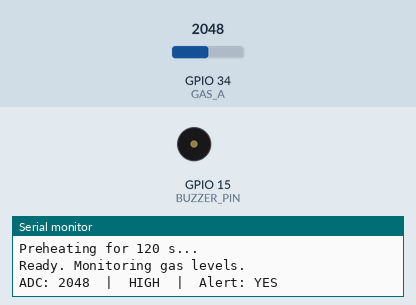
This sketch was run on a simulated ESP32. On the bench: buzzer (waves = sounding, pin HIGH), the last lines printed to the serial monitor. The inputs (shaded band) are chosen by the test bench; at power-on: GPIO 34 (GAS_A) = 2048.

Above: at 121.6 s.
At 124.9 s:
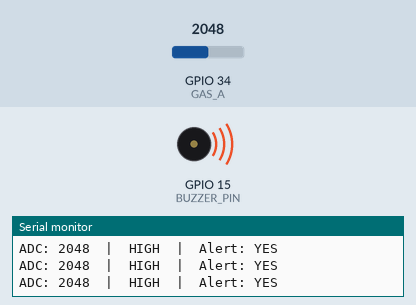
Timing chart, 0 to 125.2 s (numbered marks = the images above):
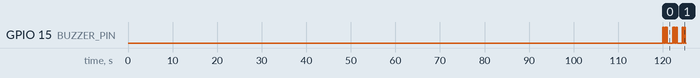

Measured:
- by itself, GPIO 15 (BUZZER_PIN): repeats every 2.2 s: 2 × (LOW 0.20 s, HIGH 0.20 s), LOW 1.2 s, HIGH 0.20 s
- by itself, everything shown: repeats every 2.2 s, in 6 steps

The sketch:

Gas_Sensor.ino
```cpp
/**
 * S7 — MQ Gas Sensor (MQ-2 / MQ-135)
 * =====================================
 * Board : AI Thinker ESP32-CAM
 *
 * Wiring:
 *   Sensor VCC → 5V   Sensor GND → GND
 *   Sensor A0  → GPIO 34   Sensor D0 → GPIO 13
 *
 * IMPORTANT: Allow 24–48 h preheat on FIRST use.
 *   Normal power-on preheat: ~2 minutes (PREHEAT_MS below).
 *   Adjust ALERT_THRESHOLD after measuring clean-air baseline.
 */
#define GAS_A          34
#define GAS_D          13
#define BUZZER_PIN     15
#define ALERT_THRESHOLD 1500
#define PREHEAT_MS     120000UL

void setup() {
  Serial.begin(115200);
  pinMode(GAS_D, INPUT);
  pinMode(BUZZER_PIN, OUTPUT);
  Serial.println("=== Gas Sensor ===");
  Serial.printf("Preheating for %lu s...\n", PREHEAT_MS / 1000);
  delay(PREHEAT_MS);
  Serial.println("Ready. Monitoring gas levels.");
}

void loop() {
  int  val   = analogRead(GAS_A);
  bool alert = (val > ALERT_THRESHOLD) || (digitalRead(GAS_D) == LOW);
  const char* level = val < 800 ? "CLEAN" : val < ALERT_THRESHOLD ?
                      "LOW"  : val < 2500 ? "HIGH" : "DANGER";
  Serial.printf("ADC: %4d  |  %s  |  Alert: %s\n",
                val, level, alert ? "YES" : "NO");
  if (alert) {
    for (int i = 0; i < 3; i++) {
      digitalWrite(BUZZER_PIN, HIGH); delay(200);
      digitalWrite(BUZZER_PIN, LOW);  delay(200);
    }
  }
  delay(1000);
}
```
